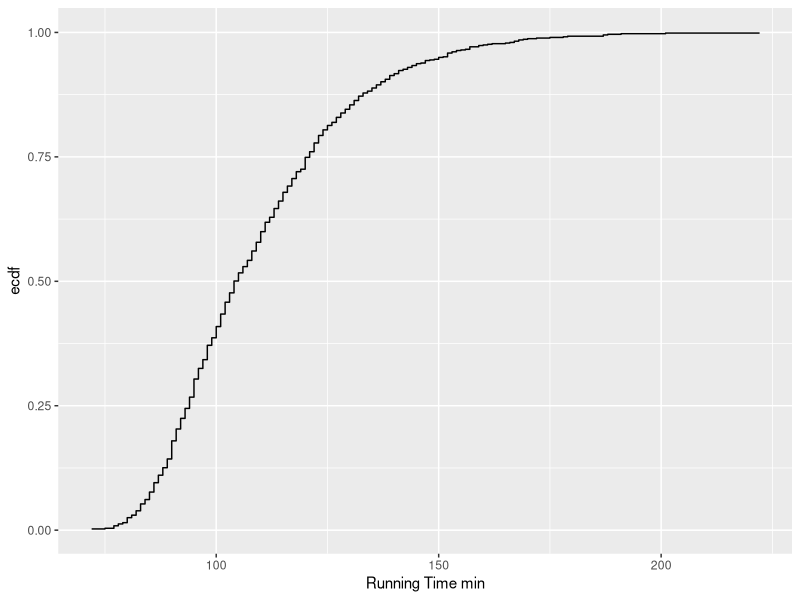
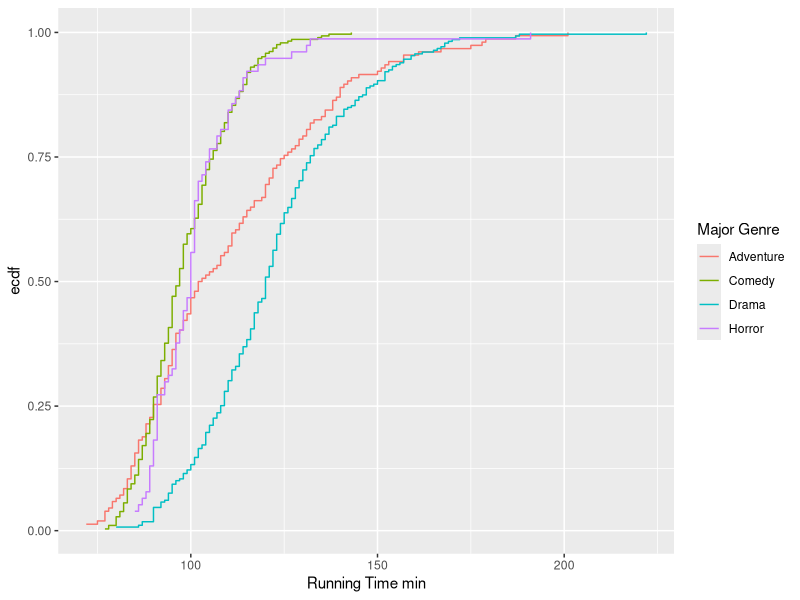

Reproduce these figures in R, in order.
## ---- chunk 1
#| label: runtime-ecdf-gg
#| slide-show: both
#| message: false
library(ggplot2)

movies <- readr::read_csv('data/movies.csv')

ggplot(movies, aes(x = `Running Time min`)) +
    geom_step(stat = 'ecdf', pad = FALSE)
## ---- chunk 2
#| label: genre-ecdfs-gg
#| slide-show: both
ggplot(movies, aes(x = `Running Time min`, color = `Major Genre`)) +
    geom_step(stat = 'ecdf', pad = FALSE)
